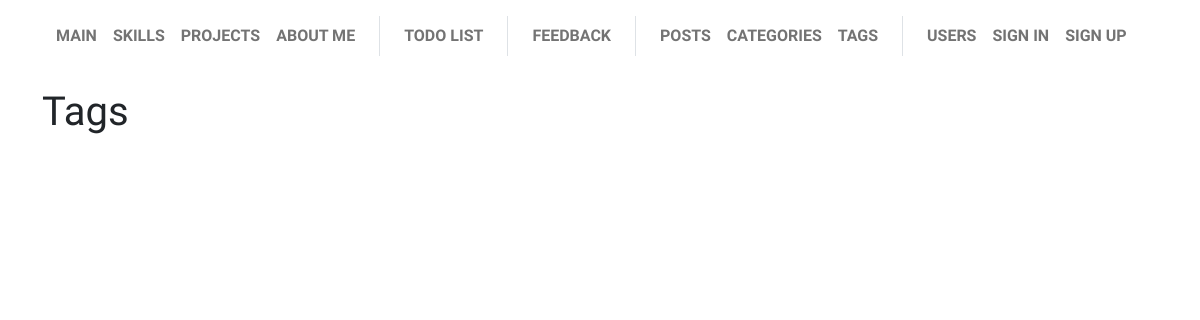
Page /post/tag/list on the earlier database version.
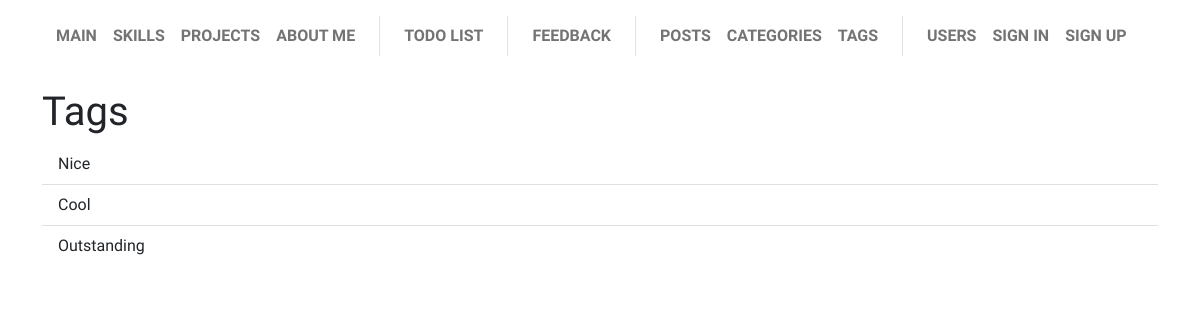
Same page on the later database version.
### app/post/models.py (models this page shows)
class Tag(db.Model):
    __tablename__ = "tag"
    id = Column(Integer, primary_key=True)
    name = Column(String(48), nullable=False)
    posts: Mapped[List[Post]] = db.relationship(secondary=post_tag_m2m, back_populates="tags")

### app/post/views.py (the view)
@post_blueprint.route('/tag/', methods=["GET", "POST"])
@post_blueprint.route('/tag/list', methods=["GET", "POST"])
def tag_list():
    form = TagCreationForm()
    if form.validate_on_submit():
        tag = Tag(name=form.name.data)
        db.session.add(tag)
        db.session.commit()
        flash("New tag has been added", "success")
        return redirect(url_for('.tag_list'))
    elif request.method == "POST":
        flash("New tag cannot be created until you resolve the mistake", "danger")
    all_tags = Tag.query.all()
    return render_template("post-tags/list.html", all_tags=all_tags, creation_form=form)

### app/base/menu.py (called while the page is built)
@base_blueprint.app_context_processor
def inject_menu():
    return dict(menu=__menu__.__iter__(), menu_separator=__separator__)

    @property
    def url(self):
        return url_for(self.endpoint)

    @property
    def visible(self):
        return not self.visibility_lambda or self.visibility_lambda()

### app/post/templates/post-tags/list.html (shortened to what this page needs)
{% extends "base/base.html" %}
{% from "base/macros.html" import render_field, render_text_input_horizontal %}
{% block page_body %}
<h1>Tags</h1>
{% if all_tags.__len__() > 0 %}
<ul class="list-group list-group-flush">
    {% for tag in all_tags %}
    <li class="list-group-item d-flex flex-row gap-1 align-items-center">
        <span class="flex-grow-1"> {{ tag["name"] }} </span>
    </li>
    {% endfor%}
</ul>
{% endif %}
{% endblock %}

Differences in the rows shown:
added Tag: name "Nice"
added Tag: name "Cool"
added Tag: name "Outstanding"
